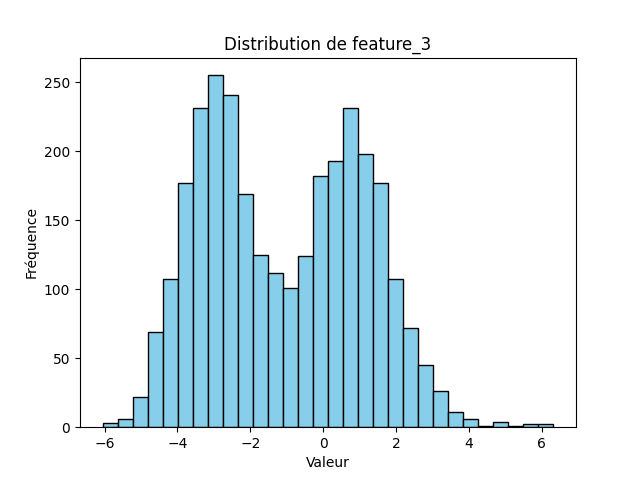

Reproduce this figure in Python.
from script import df
from activite_3 import feature_trace
import matplotlib.pyplot as plt

print("\nActivité 4 :\n")
# Nous allons tracer le feature trouve dans l'activité 3 
plt.figure()
plt.hist(df[feature_trace], bins=30, color="skyblue", edgecolor="black")
plt.title(f"Distribution de {feature_trace}")
plt.xlabel("Valeur")
plt.ylabel("Fréquence")
plt.show()
plt.savefig("activite_4.png")



